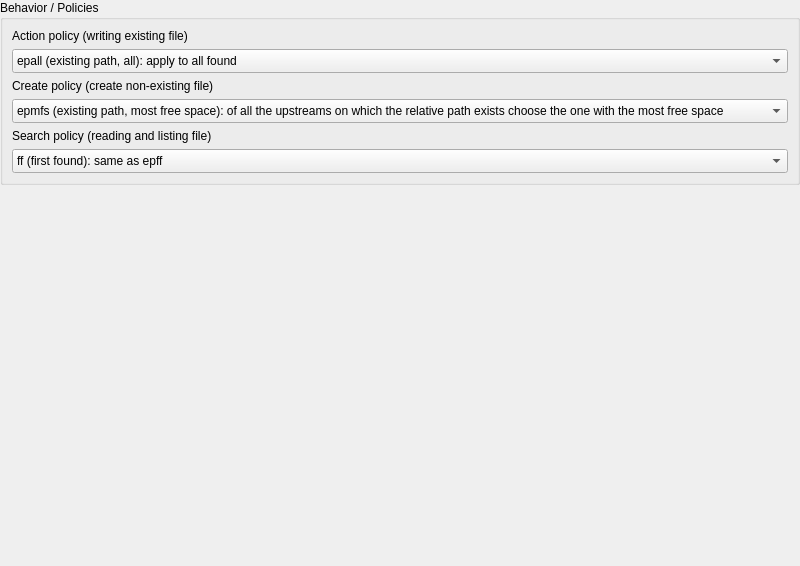
             <widget class="QWidget" name="scrollAreaWidgetContents">
              <property name="geometry">
               <rect>
                <x>0</x>
                <y>0</y>
                <width>800</width>
                <height>566</height>
               </rect>
              </property>
              <layout class="QVBoxLayout" name="verticalLayout_21">
               <property name="leftMargin">
                <number>0</number>
               </property>
               <property name="topMargin">
                <number>0</number>
               </property>
               <property name="rightMargin">
                <number>0</number>
               </property>
               <property name="bottomMargin">
                <number>0</number>
               </property>
               <item>
                <layout class="QVBoxLayout" name="verticalLayout_union_container"/>
               </item>
               <item>
                <widget class="QGroupBox" name="groupBox_union_policies">
                 <property name="title">
                  <string>Behavior / Policies</string>
                 </property>
                 <layout class="QVBoxLayout" name="verticalLayout_22">
                  <item>
                   <widget class="QLabel" name="label_21">
                    <property name="text">
                     <string>Action policy (writing existing file)</string>
                    </property>
                   </widget>
                  </item>
                  <item>
                   <widget class="QComboBox" name="comboBox_2">
                    <property name="sizeAdjustPolicy">
                     <enum>QComboBox::SizeAdjustPolicy::AdjustToMinimumContentsLengthWithIcon</enum>
                    </property>
                    <item>
                     <property name="text">
                      <string extracomment="epall">epall (existing path, all): apply to all found</string>
                     </property>
                    </item>
                    <item>
                     <property name="text">
                      <string extracomment="all">all (same as epall)</string>
                     </property>
                    </item>
                    <item>
                     <property name="text">
                      <string extracomment="epff">epff (existing path, first found): act on the first one found, by the time upstreams reply, where the relative path exists</string>
                     </property>
                    </item>
                    <item>
                     <property name="text">
                      <string extracomment="eplfs">eplfs (existing path, least free space)</string>
                     </property>
                    </item>
                    <item>
                     <property name="text">
                      <string>eplus (existing path, least used space)</string>
                     </property>
                    </item>
                    <item>
                     <property name="text">
                      <string>eplno (existing path, least number of objects)</string>
                     </property>
                    </item>
                    <item>
                     <property name="text">
                      <string>epmfs (existing path, most free space)</string>
                     </property>
                    </item>
                    <item>
                     <property name="text">
                      <string>eprand (existing path, random)</string>
                     </property>
                    </item>
                    <item>
                     <property name="text">
                      <string extracomment="ff">ff (first found): same as epff</string>
                     </property>
                    </item>
                    <item>
                     <property name="text">
                      <string>lfs (least free space)</string>
                     </property>
                    </item>
                    <item>
                     <property name="text">
                      <string>lus (least used space)</string>
                     </property>
                    </item>
                    <item>
                     <property name="text">
                      <string>lno (least number of objects)</string>
                     </property>
                    </item>
                    <item>
                     <property name="text">
                      <string>mfs (most free space)</string>
                     </property>
                    </item>
                    <item>
                     <property name="text">
                      <string>newest</string>
                     </property>
                    </item>
                    <item>
                     <property name="text">
                      <string>rand (random)</string>
                     </property>
                    </item>
                   </widget>
                  </item>
                  <item>
                   <widget class="QLabel" name="label_22">
                    <property name="text">
                     <string>Create policy (create non-existing file)</string>
                    </property>
                   </widget>
                  </item>
                  <item>
                   <widget class="QComboBox" name="comboBox_3">
                    <property name="sizeAdjustPolicy">
                     <enum>QComboBox::SizeAdjustPolicy::AdjustToMinimumContentsLengthWithIcon</enum>
                    </property>
                    <item>
                     <property name="text">
                      <string extracomment="epmfs">epmfs (existing path, most free space): of all the upstreams on which the relative path exists choose the one with the most free space</string>
                     </property>
                    </item>
                    <item>
                     <property name="text">
                      <string extracomment="all">all (act on all upstreams)</string>
                     </property>
                    </item>
                    <item>
                     <property name="text">
                      <string extracomment="epff">epff (existing path, first found): act on the first one found, by the time upstreams reply, where the relative path exists</string>
                     </property>
                    </item>
                    <item>
                     <property name="text">
                      <string>epall (existing path, all): act on all upstreams where the relative path exists</string>
                     </property>
                    </item>
                    <item>
                     <property name="text">
                      <string extracomment="eplfs">eplfs (existing path, least free space)</string>
                     </property>
                    </item>
                    <item>
                     <property name="text">
                      <string>eplus (existing path, least used space)</string>
                     </property>
                    </item>
                    <item>
                     <property name="text">
                      <string>eplno (existing path, least number of objects)</string>
                     </property>
                    </item>
                    <item>
                     <property name="text">
                      <string>eprand (existing path, random)</string>
                     </property>
                    </item>
                    <item>
                     <property name="text">
                      <string extracomment="ff">ff (first found): act on the first one found by the time upstreams reply</string>
                     </property>
                    </item>
                    <item>
                     <property name="text">
                      <string>lfs (least free space)</string>
                     </property>
                    </item>
                    <item>
                     <property name="text">
                      <string>lus (least used space)</string>
                     </property>
                    </item>
                    <item>
                     <property name="text">
                      <string>lno (least number of objects)</string>
                     </property>
                    </item>
                    <item>
                     <property name="text">
                      <string>mfs (most free space)</string>
                     </property>
                    </item>
                    <item>
                     <property name="text">
                      <string>newest</string>
                     </property>
                    </item>
                    <item>
                     <property name="text">
                      <string>rand (random)</string>
                     </property>
                    </item>
                   </widget>
                  </item>
                  <item>
                   <widget class="QLabel" name="label_23">
                    <property name="text">
                     <string>Search policy (reading and listing file)</string>
                    </property>
                   </widget>
                  </item>
                  <item>
                   <widget class="QComboBox" name="comboBox_4">
                    <property name="sizeAdjustPolicy">
                     <enum>QComboBox::SizeAdjustPolicy::AdjustToMinimumContentsLengthWithIcon</enum>
                    </property>
                    <item>
                     <property name="text">
                      <string extracomment="ff">ff (first found): same as epff</string>
                     </property>
                    </item>
                    <item>
                     <property name="text">
                      <string extracomment="all">all (same as epall)</string>
                     </property>
                    </item>
                    <item>
                     <property name="text">
                      <string extracomment="epff">epff (existing path, first found): act on the first one found, by the time upstreams reply, where the relative path exists</string>
                     </property>
                    </item>
                    <item>
                     <property name="text">
                      <string extracomment="epall">epall (existing path, all): given this order configured, act on the first one found where the relative path exists</string>
                     </property>
                    </item>
                    <item>
                     <property name="text">
                      <string extracomment="eplfs">eplfs (existing path, least free space)</string>
                     </property>
                    </item>
                    <item>
                     <property name="text">
                      <string>eplus (existing path, least used space)</string>
                     </property>
                    </item>
                    <item>
                     <property name="text">
                      <string>eplno (existing path, least number of objects)</string>
                     </property>
                    </item>
                    <item>
                     <property name="text">
                      <string>epmfs (existing path, most free space)</string>
                     </property>
                    </item>
                    <item>
                     <property name="text">
                      <string>eprand (existing path, random)</string>
                     </property>
                    </item>
                    <item>
                     <property name="text">
                      <string>lfs (least free space)</string>
                     </property>
                    </item>
                    <item>
                     <property name="text">
                      <string>lus (least used space)</string>
                     </property>
                    </item>
                    <item>
                     <property name="text">
                      <string>lno (least number of objects)</string>
                     </property>
                    </item>
                    <item>
                     <property name="text">
                      <string>mfs (most free space)</string>
                     </property>
                    </item>
                    <item>
                     <property name="text">
                      <string>newest</string>
                     </property>
                    </item>
                    <item>
                     <property name="text">
                      <string>rand (random)</string>
                     </property>
                    </item>
                   </widget>
                  </item>
                 </layout>
                </widget>
               </item>
               <item>
                <spacer name="verticalSpacer_9">
                 <property name="orientation">
                  <enum>Qt::Orientation::Vertical</enum>
                 </property>
                 <property name="sizeHint" stdset="0">
                  <size>
                   <width>20</width>
                   <height>40</height>
                  </size>
                 </property>
                </spacer>
               </item>
              </layout>
             </widget>
